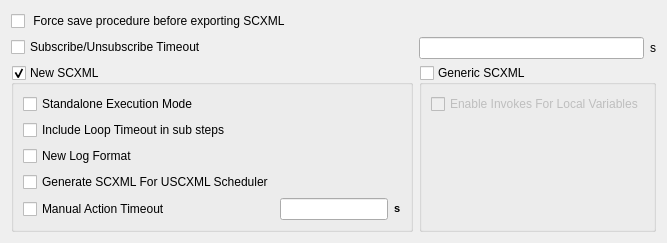
     <widget class="QWidget" name="scxmlTab">
      <attribute name="title">
       <string>SCXML settings</string>
      </attribute>
      <layout class="QFormLayout" name="formLayout">
       <property name="fieldGrowthPolicy">
        <enum>QFormLayout::AllNonFixedFieldsGrow</enum>
       </property>
       <item row="0" column="0">
        <widget class="QCheckBox" name="forceSaveforSCXMLCB">
         <property name="text">
          <string> Force save procedure before exporting SCXML</string>
         </property>
        </widget>
       </item>
       <item row="1" column="0">
        <widget class="QCheckBox" name="SubscribeUnsubscribeTimeoutCB">
         <property name="text">
          <string>Subscribe/Unsubscribe Timeout</string>
         </property>
        </widget>
       </item>
       <item row="2" column="0">
        <widget class="QGroupBox" name="NewSCXMLStruct">
         <property name="sizePolicy">
          <sizepolicy hsizetype="Expanding" vsizetype="Preferred">
           <horstretch>0</horstretch>
           <verstretch>0</verstretch>
          </sizepolicy>
         </property>
         <property name="title">
          <string>New SCXML</string>
         </property>
         <property name="checkable">
          <bool>true</bool>
         </property>
         <property name="checked">
          <bool>true</bool>
         </property>
         <layout class="QGridLayout" name="gridLayout_9">
          <item row="2" column="0" colspan="2">
           <widget class="QCheckBox" name="loopTimeoutCB">
            <property name="text">
             <string>Include Loop Timeout in sub steps</string>
            </property>
           </widget>
          </item>
          <item row="5" column="2">
           <widget class="QLabel" name="label_13">
            <property name="text">
             <string>&lt;!DOCTYPE HTML PUBLIC &quot;-//W3C//DTD HTML 4.0//EN&quot; &quot;http://www.w3.org/TR/REC-html40/strict.dtd&quot;&gt;
&lt;html&gt;&lt;head&gt;&lt;meta name=&quot;qrichtext&quot; content=&quot;1&quot; /&gt;&lt;style type=&quot;text/css&quot;&gt;
p, li { white-space: pre-wrap; }
&lt;/style&gt;&lt;/head&gt;&lt;body style=&quot; font-family:'MS Shell Dlg 2'; font-size:8.25pt; font-weight:400; font-style:normal;&quot;&gt;
&lt;p style=&quot; margin-top:0px; margin-bottom:0px; margin-left:0px; margin-right:0px; -qt-block-indent:0; text-indent:0px;&quot;&gt;&lt;span style=&quot; font-size:8pt; font-weight:600;&quot;&gt;s&lt;/span&gt;&lt;/p&gt;&lt;/body&gt;&lt;/html&gt;</string>
            </property>
           </widget>
          </item>
          <item row="5" column="1">
           <widget class="QLineEdit" name="ManualActionTimeoutLE">
            <property name="sizePolicy">
             <sizepolicy hsizetype="Expanding" vsizetype="Fixed">
              <horstretch>0</horstretch>
              <verstretch>0</verstretch>
             </sizepolicy>
            </property>
           </widget>
          </item>
          <item row="4" column="0">
           <widget class="QCheckBox" name="UscxmlBaseSCXML">
            <property name="text">
             <string>Generate SCXML For USCXML Scheduler</string>
            </property>
           </widget>
          </item>
          <item row="3" column="0">
           <widget class="QCheckBox" name="NewLogFormatCB">
            <property name="text">
             <string>New Log Format</string>
            </property>
           </widget>
          </item>
          <item row="5" column="0">
           <widget class="QCheckBox" name="ManualActionTimeoutCB">
            <property name="text">
             <string>Manual Action Timeout</string>
            </property>
           </widget>
          </item>
          <item row="0" column="0" colspan="2">
           <widget class="QCheckBox" name="StandaloneExec">
            <property name="sizePolicy">
             <sizepolicy hsizetype="Minimum" vsizetype="Fixed">
              <horstretch>0</horstretch>
              <verstretch>0</verstretch>
             </sizepolicy>
            </property>
            <property name="text">
             <string>Standalone Execution Mode </string>
            </property>
           </widget>
          </item>
         </layout>
        </widget>
       </item>
       <item row="2" column="1">
        <widget class="QGroupBox" name="genericSCXML">
         <property name="sizePolicy">
          <sizepolicy hsizetype="Expanding" vsizetype="Preferred">
           <horstretch>0</horstretch>
           <verstretch>0</verstretch>
          </sizepolicy>
         </property>
         <property name="title">
          <string>Generic SCXML</string>
         </property>
         <property name="checkable">
          <bool>true</bool>
         </property>
         <property name="checked">
          <bool>false</bool>
         </property>
         <layout class="QFormLayout" name="formLayout_2">
          <item row="0" column="0">
           <widget class="QCheckBox" name="EnInvokeLocalVar">
            <property name="text">
             <string>Enable Invokes For Local Variables</string>
            </property>
           </widget>
          </item>
         </layout>
        </widget>
       </item>
       <item row="1" column="1">
        <layout class="QHBoxLayout" name="horizontalLayout_5">
         <item>
          <widget class="QLineEdit" name="SubscribeUnsubscribeTimeoutLE"/>
         </item>
         <item>
          <widget class="QLabel" name="label_8">
           <property name="text">
            <string>s</string>
           </property>
          </widget>
         </item>
        </layout>
       </item>
      </layout>
     </widget>
